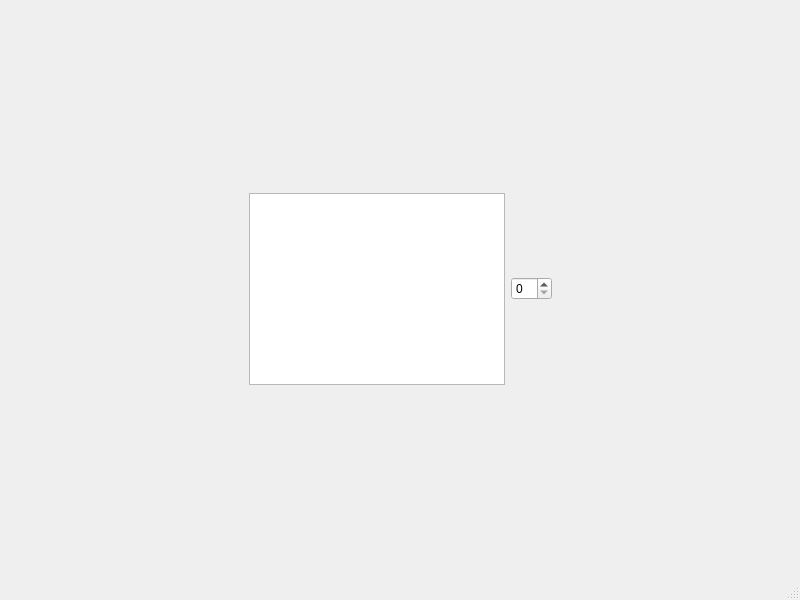
<?xml version="1.0" encoding="UTF-8"?>
<ui version="4.0">
 <class>MainWindow</class>
 <widget class="QMainWindow" name="MainWindow">
  <property name="geometry">
   <rect>
    <x>0</x>
    <y>0</y>
    <width>800</width>
    <height>600</height>
   </rect>
  </property>
  <property name="windowTitle">
   <string>MainWindow</string>
  </property>
  <widget class="QWidget" name="centralwidget">
   <layout class="QGridLayout" name="gridLayout_2">
    <item row="0" column="1">
     <spacer name="verticalSpacer">
      <property name="orientation">
       <enum>Qt::Vertical</enum>
      </property>
      <property name="sizeHint" stdset="0">
       <size>
        <width>20</width>
        <height>157</height>
       </size>
      </property>
     </spacer>
    </item>
    <item row="1" column="0">
     <spacer name="horizontalSpacer">
      <property name="orientation">
       <enum>Qt::Horizontal</enum>
      </property>
      <property name="sizeHint" stdset="0">
       <size>
        <width>176</width>
        <height>20</height>
       </size>
      </property>
     </spacer>
    </item>
    <item row="1" column="1" colspan="2">
     <layout class="QGridLayout" name="gridLayout">
      <item row="0" column="1">
       <widget class="QSpinBox" name="sBox"/>
      </item>
      <item row="0" column="0">
       <widget class="QTextEdit" name="textEdit"/>
      </item>
     </layout>
    </item>
    <item row="1" column="3">
     <spacer name="horizontalSpacer_2">
      <property name="orientation">
       <enum>Qt::Horizontal</enum>
      </property>
      <property name="sizeHint" stdset="0">
       <size>
        <width>175</width>
        <height>20</height>
       </size>
      </property>
     </spacer>
    </item>
    <item row="2" column="2">
     <spacer name="verticalSpacer_2">
      <property name="orientation">
       <enum>Qt::Vertical</enum>
      </property>
      <property name="sizeHint" stdset="0">
       <size>
        <width>20</width>
        <height>156</height>
       </size>
      </property>
     </spacer>
    </item>
   </layout>
  </widget>
  <widget class="QMenuBar" name="menubar">
   <property name="geometry">
    <rect>
     <x>0</x>
     <y>0</y>
     <width>800</width>
     <height>26</height>
    </rect>
   </property>
  </widget>
  <widget class="QStatusBar" name="statusbar"/>
 </widget>
 <resources/>
 <connections/>
</ui>
